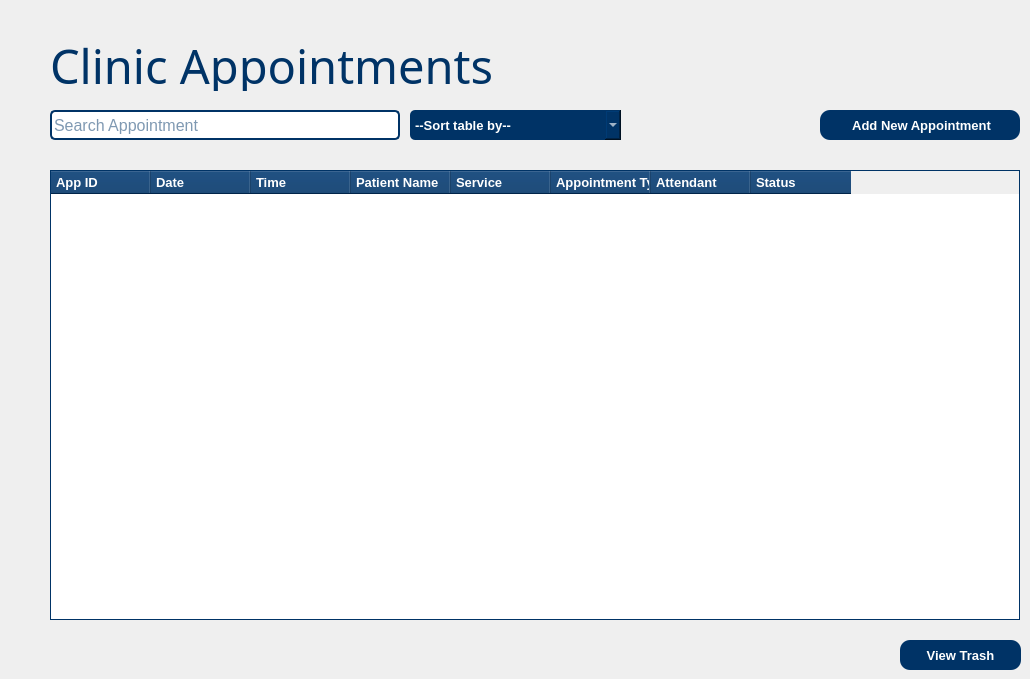
    <widget class="QWidget" name="pageAppointments">
     <widget class="QLabel" name="label_Appointments">
      <property name="geometry">
       <rect>
        <x>50</x>
        <y>40</y>
        <width>501</width>
        <height>51</height>
       </rect>
      </property>
      <property name="font">
       <font>
        <family>Cooper Black</family>
        <pointsize>35</pointsize>
        <weight>50</weight>
        <bold>false</bold>
       </font>
      </property>
      <property name="styleSheet">
       <string notr="true">color: rgb(0, 51, 102);</string>
      </property>
      <property name="text">
       <string>Clinic Appointments</string>
      </property>
     </widget>
     <widget class="QTableWidget" name="tableWidgetApp">
      <property name="geometry">
       <rect>
        <x>50</x>
        <y>170</y>
        <width>970</width>
        <height>450</height>
       </rect>
      </property>
      <property name="styleSheet">
       <string notr="true">QTableWidget {
    border: 1px solid  rgb(0, 51, 102);
    background-color: white;
    gridline-color: #dcdcdc;
}

QHeaderView::section {
    background-color: rgb(0, 51, 102);
    color: white;
    padding: 2px;
	text-align: left;
	padding-left: 5px;
}

QTableWidget::item {
    font-size: 10px;
	padding-left: 2px;
}

QHeaderView::down-arrow {
    image: url(:/wfpics/down_arrow.png);  /* Replace with your arrow image or use default */
    subcontrol-position: right center;
    subcontrol-origin: padding;
}

QHeaderView::up-arrow {
    image: url(:/wfpics/up_arrow.png);  /* Replace with your arrow image or use default */
    subcontrol-position: right center;
    subcontrol-origin: padding;
}</string>
      </property>
      <property name="sortingEnabled">
       <bool>true</bool>
      </property>
      <column>
       <property name="text">
        <string>App ID</string>
       </property>
       <property name="font">
        <font>
         <family>Arial</family>
         <pointsize>10</pointsize>
         <weight>75</weight>
         <bold>true</bold>
        </font>
       </property>
       <property name="textAlignment">
        <set>AlignLeading|AlignVCenter</set>
       </property>
      </column>
      <column>
       <property name="text">
        <string>Date</string>
       </property>
       <property name="font">
        <font>
         <family>Arial</family>
         <pointsize>10</pointsize>
         <weight>75</weight>
         <bold>true</bold>
        </font>
       </property>
       <property name="textAlignment">
        <set>AlignLeading|AlignVCenter</set>
       </property>
      </column>
      <column>
       <property name="text">
        <string>Time</string>
       </property>
       <property name="font">
        <font>
         <family>Arial</family>
         <pointsize>10</pointsize>
         <weight>75</weight>
         <bold>true</bold>
        </font>
       </property>
       <property name="textAlignment">
        <set>AlignLeading|AlignVCenter</set>
       </property>
      </column>
      <column>
       <property name="text">
        <string>Patient Name</string>
       </property>
       <property name="font">
        <font>
         <family>Arial</family>
         <pointsize>10</pointsize>
         <weight>75</weight>
         <bold>true</bold>
        </font>
       </property>
       <property name="textAlignment">
        <set>AlignLeading|AlignVCenter</set>
       </property>
      </column>
      <column>
       <property name="text">
        <string>Service</string>
       </property>
       <property name="font">
        <font>
         <family>Arial</family>
         <pointsize>10</pointsize>
         <weight>75</weight>
         <bold>true</bold>
        </font>
       </property>
       <property name="textAlignment">
        <set>AlignLeading|AlignVCenter</set>
       </property>
      </column>
      <column>
       <property name="text">
        <string>Appointment Type/s</string>
       </property>
       <property name="font">
        <font>
         <family>Arial</family>
         <pointsize>10</pointsize>
         <weight>75</weight>
         <bold>true</bold>
        </font>
       </property>
       <property name="textAlignment">
        <set>AlignLeading|AlignVCenter</set>
       </property>
      </column>
      <column>
       <property name="text">
        <string>Attendant</string>
       </property>
       <property name="font">
        <font>
         <family>Arial</family>
         <pointsize>10</pointsize>
         <weight>75</weight>
         <bold>true</bold>
        </font>
       </property>
       <property name="textAlignment">
        <set>AlignLeading|AlignVCenter</set>
       </property>
      </column>
      <column>
       <property name="text">
        <string>Status</string>
       </property>
       <property name="font">
        <font>
         <family>Arial</family>
         <pointsize>10</pointsize>
         <weight>75</weight>
         <bold>true</bold>
        </font>
       </property>
       <property name="textAlignment">
        <set>AlignLeading|AlignVCenter</set>
       </property>
      </column>
     </widget>
     <widget class="QLineEdit" name="lineEditSearchApp">
      <property name="geometry">
       <rect>
        <x>50</x>
        <y>110</y>
        <width>350</width>
        <height>30</height>
       </rect>
      </property>
      <property name="font">
       <font>
        <family>Arial</family>
        <pointsize>12</pointsize>
       </font>
      </property>
      <property name="toolTipDuration">
       <number>-1</number>
      </property>
      <property name="styleSheet">
       <string notr="true">background-color: white;
color:  rgb(0, 51, 102);
border: 2px solid rgb(0, 51, 102);
border-radius: 5px;</string>
      </property>
      <property name="cursorPosition">
       <number>0</number>
      </property>
      <property name="alignment">
       <set>Qt::AlignLeading|Qt::AlignLeft|Qt::AlignVCenter</set>
      </property>
      <property name="placeholderText">
       <string>Search Appointment</string>
      </property>
      <property name="cursorMoveStyle">
       <enum>Qt::LogicalMoveStyle</enum>
      </property>
      <property name="clearButtonEnabled">
       <bool>false</bool>
      </property>
     </widget>
     <widget class="QPushButton" name="pushBtnAddApp">
      <property name="geometry">
       <rect>
        <x>820</x>
        <y>110</y>
        <width>200</width>
        <height>30</height>
       </rect>
      </property>
      <property name="font">
       <font>
        <family>Arial</family>
        <pointsize>10</pointsize>
        <weight>75</weight>
        <bold>true</bold>
       </font>
      </property>
      <property name="styleSheet">
       <string notr="true">background-color: rgb(0, 51, 102);
color: white;
border-radius: 10px;</string>
      </property>
      <property name="text">
       <string> Add New Appointment</string>
      </property>
      <property name="icon">
       <iconset>
        <normaloff>../wfpics/addIcon.png</normaloff>../wfpics/addIcon.png</iconset>
      </property>
      <property name="checkable">
       <bool>false</bool>
      </property>
     </widget>
     <widget class="QPushButton" name="pushBtnTrashApp">
      <property name="geometry">
       <rect>
        <x>900</x>
        <y>640</y>
        <width>121</width>
        <height>30</height>
       </rect>
      </property>
      <property name="font">
       <font>
        <family>Arial</family>
        <pointsize>10</pointsize>
        <weight>75</weight>
        <bold>true</bold>
       </font>
      </property>
      <property name="styleSheet">
       <string notr="true">background-color: rgb(0, 51, 102);
color: white;
border-radius: 10px;</string>
      </property>
      <property name="text">
       <string>View Trash</string>
      </property>
      <property name="icon">
       <iconset>
        <normaloff>../wfpics/trashIcon.png</normaloff>../wfpics/trashIcon.png</iconset>
      </property>
      <property name="checkable">
       <bool>false</bool>
      </property>
     </widget>
     <widget class="QComboBox" name="sortAppBtn">
      <property name="geometry">
       <rect>
        <x>410</x>
        <y>110</y>
        <width>211</width>
        <height>30</height>
       </rect>
      </property>
      <property name="font">
       <font>
        <family>Arial</family>
        <pointsize>10</pointsize>
        <weight>75</weight>
        <bold>true</bold>
       </font>
      </property>
      <property name="autoFillBackground">
       <bool>false</bool>
      </property>
      <property name="styleSheet">
       <string notr="true">background-color: rgb(0, 51, 102);
color: white;
border-radius: 5px;</string>
      </property>
      <property name="editable">
       <bool>false</bool>
      </property>
      <property name="currentText">
       <string>--Sort table by--</string>
      </property>
      <item>
       <property name="text">
        <string>--Sort table by--</string>
       </property>
      </item>
      <item>
       <property name="text">
        <string>Date (Ascending)</string>
       </property>
      </item>
      <item>
       <property name="text">
        <string>Date (Descending)</string>
       </property>
      </item>
      <item>
       <property name="text">
        <string>Time (Ascending)</string>
       </property>
      </item>
      <item>
       <property name="text">
        <string>Time (Descending)</string>
       </property>
      </item>
      <item>
       <property name="text">
        <string>Patient Name (A-Z)</string>
       </property>
      </item>
      <item>
       <property name="text">
        <string>Patient Name (Z-A)</string>
       </property>
      </item>
      <item>
       <property name="text">
        <string>Service Availed (A-Z)</string>
       </property>
      </item>
      <item>
       <property name="text">
        <string>Appointment Type (A-Z)</string>
       </property>
      </item>
      <item>
       <property name="text">
        <string>Attendant (A-Z)</string>
       </property>
      </item>
      <item>
       <property name="text">
        <string>Status</string>
       </property>
      </item>
     </widget>
    </widget>
